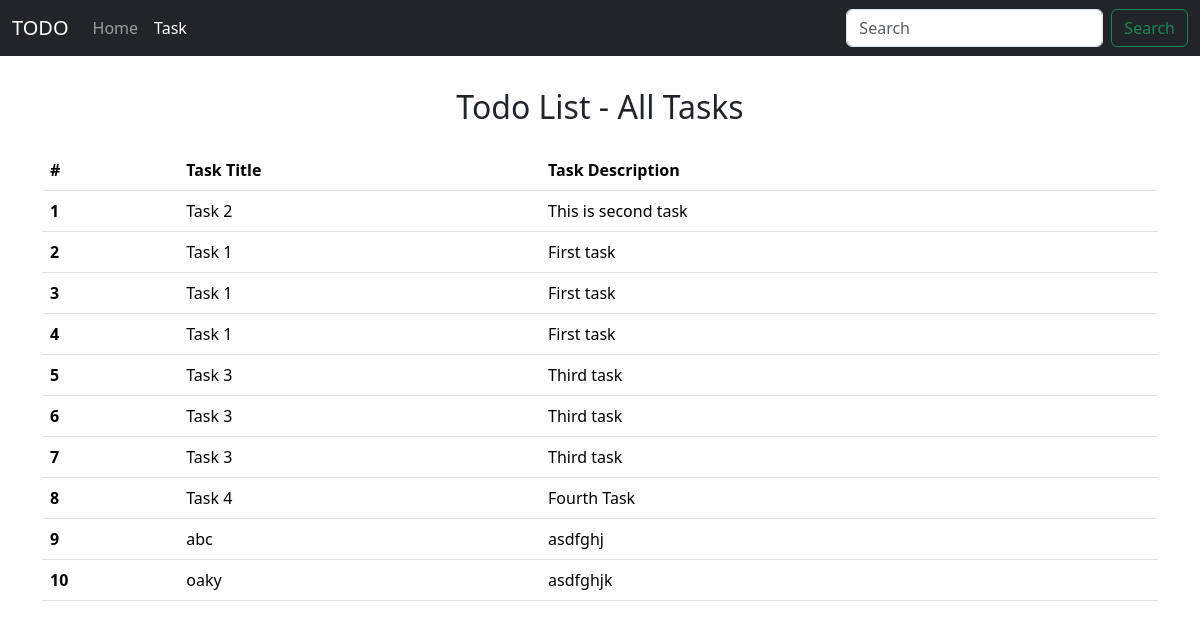
Page /task on the committed database.
### TodoApp/models.py (models this page shows)
class Task(models.Model):
    tasks = models.CharField(max_length=30)
    description = models.TextField()
    time = models.DateTimeField(auto_now_add=True)
    def __str__(self):
        return self.tasks

### TodoApp/views.py (the view)
# urls.py: path('task',views.task, name="task"),
def task(request):
    allTask = Task.objects.all()
    print(allTask)
    for i in allTask:
        print(i.tasks, i.description)
    context = {'data' : allTask}
    return render(request, 'task.html',context)

### templates/task.html (shortened to what this page needs)
<!doctype html>
<html lang="en">
  <head>
    <link href="https://cdn.jsdelivr.net/npm/bootstrap@5.3.2/dist/css/bootstrap.min.css" rel="stylesheet">
  </head>
  <body>
    <nav class="navbar navbar-expand-lg bg-dark navbar-dark">
        <div class="container-fluid">
          <a class="navbar-brand" href="#">TODO</a>
          <div class="collapse navbar-collapse" id="navbarSupportedContent">
            <ul class="navbar-nav me-auto mb-2 mb-lg-0">
              <li class="nav-item">
                <a class="nav-link" aria-current="page" href="/home">Home</a>
              </li>
              <li class="nav-item">
                <a class="nav-link active" href="/task">Task</a>
              </li>
            </ul>
            <form class="d-flex" role="search">
              <input class="form-control me-2" type="search" placeholder="Search" aria-label="Search">
              <button class="btn btn-outline-success" type="submit">Search</button>
            </form>
          </div>
        </div>
      </nav>
      <div class="container my-3">
        <h2 class="text-center py-3">Todo List - All Tasks</h2>
        <table class="table">
            <thead>
              <tr>
                <th scope="col">#</th>
                <th scope="col">Task Title</th>
                <th scope="col">Task Description</th>
              </tr>
            </thead>
            <tbody>
              {% for item in data %}
              <tr>
                <th scope="row">{{forloop.counter}}</th>
                <td>{{item.tasks}}</td>
                <td>{{item.description}}</td>
              </tr>
              {% endfor %}
            </tbody>
          </table>
      </div>
  </body>
</html>

### rows in the picture
Task: tasks "Task 2", description "This is second task"
Task: tasks "Task 1", description "First task"
Task: tasks "Task 1", description "First task"
Task: tasks "Task 1", description "First task"
Task: tasks "Task 3", description "Third task"
Task: tasks "Task 3", description "Third task"
Task: tasks "Task 3", description "Third task"
Task: tasks "Task 4", description "Fourth Task"
Task: tasks "abc", description "asdfghj"
Task: tasks "oaky", description "asdfghjk"
